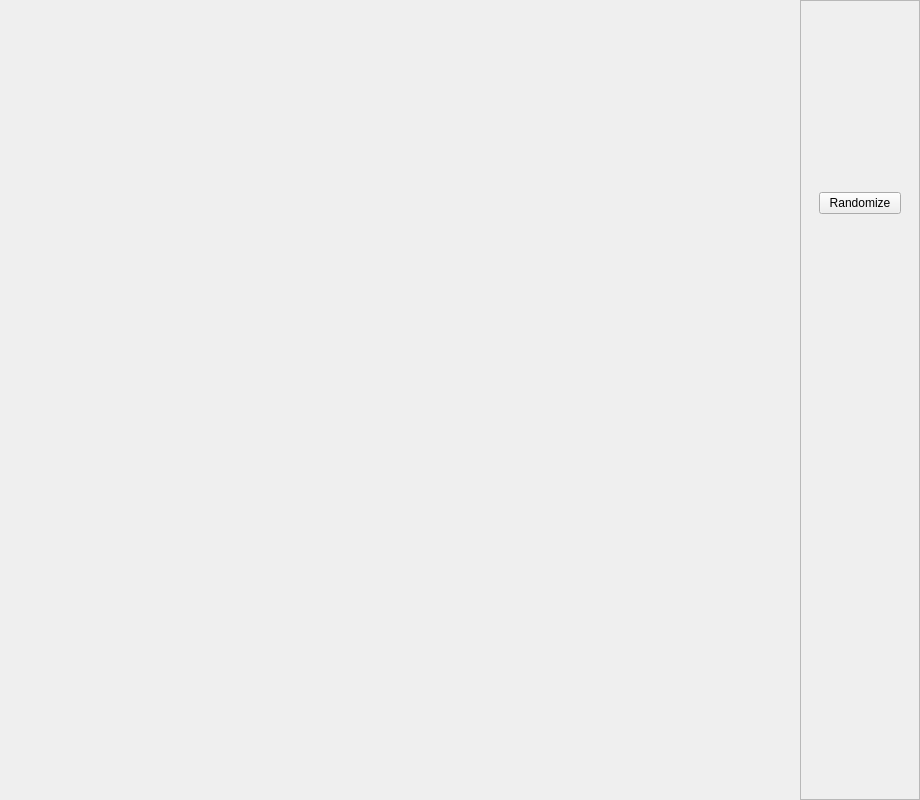
<?xml version="1.0" encoding="UTF-8"?>
<ui version="4.0">
 <class>MainWindow</class>
 <widget class="QMainWindow" name="MainWindow">
  <property name="geometry">
   <rect>
    <x>0</x>
    <y>0</y>
    <width>920</width>
    <height>800</height>
   </rect>
  </property>
  <property name="minimumSize">
   <size>
    <width>920</width>
    <height>800</height>
   </size>
  </property>
  <property name="maximumSize">
   <size>
    <width>920</width>
    <height>800</height>
   </size>
  </property>
  <property name="windowTitle">
   <string>MainWindow</string>
  </property>
  <widget class="QWidget" name="centralwidget">
   <property name="minimumSize">
    <size>
     <width>920</width>
     <height>800</height>
    </size>
   </property>
   <property name="maximumSize">
    <size>
     <width>920</width>
     <height>800</height>
    </size>
   </property>
   <layout class="QGridLayout" name="gridLayout">
    <property name="leftMargin">
     <number>0</number>
    </property>
    <property name="topMargin">
     <number>0</number>
    </property>
    <property name="rightMargin">
     <number>0</number>
    </property>
    <property name="bottomMargin">
     <number>0</number>
    </property>
    <item row="1" column="0">
     <widget class="QWidget" name="widget" native="true">
      <property name="minimumSize">
       <size>
        <width>920</width>
        <height>800</height>
       </size>
      </property>
      <property name="maximumSize">
       <size>
        <width>920</width>
        <height>800</height>
       </size>
      </property>
      <layout class="QHBoxLayout" name="horizontalLayout">
       <property name="spacing">
        <number>0</number>
       </property>
       <property name="leftMargin">
        <number>0</number>
       </property>
       <property name="topMargin">
        <number>0</number>
       </property>
       <property name="rightMargin">
        <number>0</number>
       </property>
       <property name="bottomMargin">
        <number>0</number>
       </property>
       <item>
        <widget class="QLabel" name="label">
         <property name="minimumSize">
          <size>
           <width>800</width>
           <height>800</height>
          </size>
         </property>
         <property name="maximumSize">
          <size>
           <width>800</width>
           <height>800</height>
          </size>
         </property>
         <property name="text">
          <string/>
         </property>
        </widget>
       </item>
       <item>
        <widget class="QFrame" name="frame">
         <property name="frameShape">
          <enum>QFrame::StyledPanel</enum>
         </property>
         <property name="frameShadow">
          <enum>QFrame::Raised</enum>
         </property>
         <layout class="QVBoxLayout" name="verticalLayout">
          <item>
           <widget class="QWidget" name="widget_2" native="true">
            <layout class="QGridLayout" name="gridLayout_2">
             <item row="0" column="0">
              <widget class="QPushButton" name="randomize">
               <property name="text">
                <string>Randomize</string>
               </property>
              </widget>
             </item>
            </layout>
           </widget>
          </item>
          <item>
           <widget class="QWidget" name="widget_3" native="true"/>
          </item>
         </layout>
        </widget>
       </item>
      </layout>
     </widget>
    </item>
   </layout>
  </widget>
 </widget>
 <resources/>
 <connections/>
</ui>
